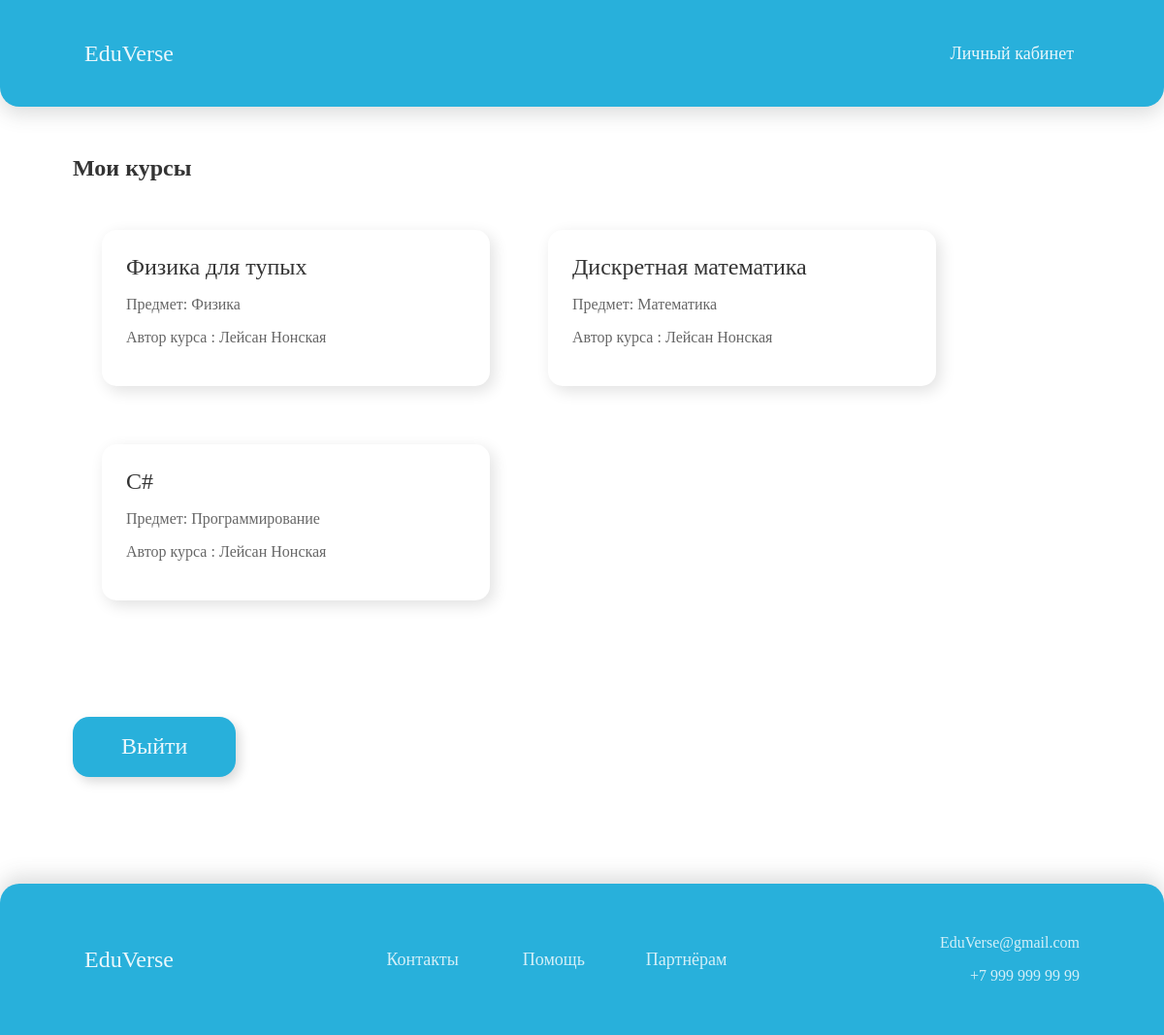
/students/courses/ (signed in), run on an earlier commit of the app's database.
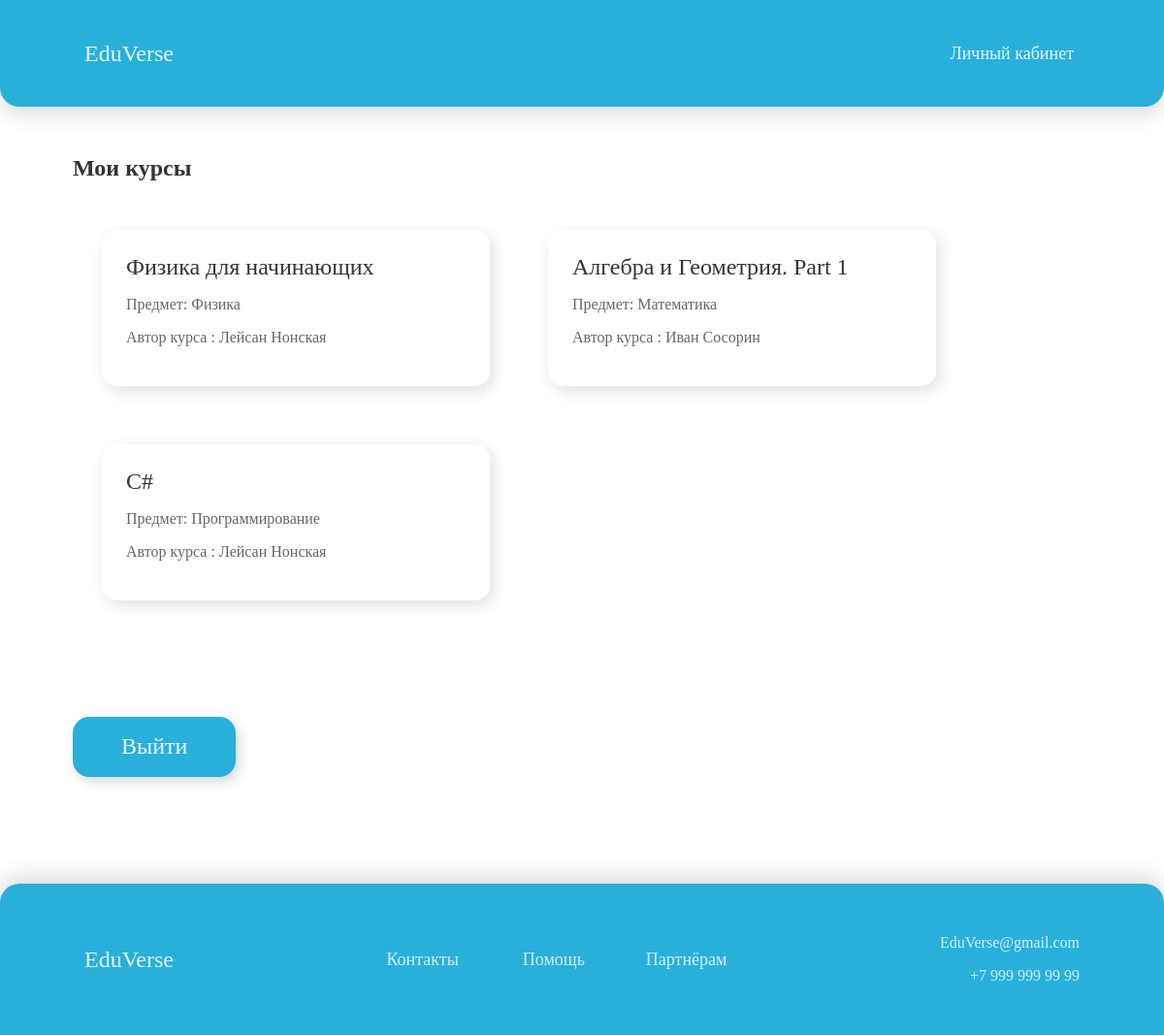
And on a later commit of the database.
### courses/models.py (models this page shows, shortened)
class Course(models.Model):
    owner = models.ForeignKey(User,
                              related_name='courses_created',
                              on_delete=models.CASCADE)
    subject = models.ForeignKey(Subject,
                                related_name='courses',
                                on_delete=models.CASCADE)
    title = models.CharField(max_length=200)
    slug = models.SlugField(max_length=200, unique=True)
    overview = models.TextField()
    created = models.DateTimeField(auto_now_add=True)
    students = models.ManyToManyField(User,
                                      related_name='courses_joined',
                                      blank=True)
    class Meta:
        ordering = ['-created']

class Subject(models.Model):
    title = models.CharField(max_length=200)
    slug = models.SlugField(max_length=200, unique=True)
    class Meta:
        ordering = ['title']
    def __str__(self):
        return self.title

### students/views.py (the view)
class StudentCourseListView(LoginRequiredMixin, ListView):
    model = Course
    template_name = 'students/course/list.html'
    def get_queryset(self):
        qs = super().get_queryset()
        return qs.filter(students__in=[self.request.user])

### students/templates/students/course/list.html (shortened to what this page needs)
{% extends "base.html" %}
{% block content %}
<div class="main_courses_div">
  <h2 style="color: rgba(0,0,0,0.8);">Мои курсы</h2>
<div class="all_courses">
    {% for course in object_list %}
  <div class="course">
      <div class="course-info">
        <a style="margin-bottom: 15px;"class="course_card_title" href='{% url "student_course_detail" course.id %}'>{{ course.title }}</a>
         <p class="course_text">
          Предмет: {{ course.subject }}
        </p>
        <p class="course_text">Автор курса : {{ course.owner.get_full_name }}</p>
      </div>
    </div>
    {% endfor %}
</div>
</div>
<div class="main_courses_div" style="margin-bottom: 50px;">
    <a class="standart_btn" style="height: 28px;margin-top: 30px;margin-bottom: 60px;" href="{% url 'logout' %}">Выйти</a>
</div>
{% endblock %}

### courses/templates/base.html (shortened to what this page needs)
{% load static %}
<!DOCTYPE html>
<html>
  <head>
    <link href="{% static '../static/base.css' %}" rel="stylesheet">
  </head>
    <body>
   <div class="wrapper">
      <div id="header">
        <div id="header_content">
         <a href="/" class="logo">EduVerse</a>
          <div class="menu">
            {% if request.user.is_authenticated %}
            <button class="pop_up"><a class="autoriz" href="/students/courses"><nobr class="autoriz_link">Личный кабинет</nobr></a></button>
            {% else %}
            <button class="pop_up"><a class="autoriz" href="/accounts/login/"><nobr class="autoriz_link">Вход/Регистрация</nobr></a></button>
            {% endif %}
          </div>
        </div>
      </div>
    <div id="content">
      {% block content %}
      {% endblock %}
    </div>
      <div id="footer">
          <div class="footer_container">
              <div class="left">
                  <a href="/" class="logo">EduVerse</a>
              </div>
              <div class="center">
                  <button class="pop_up"><a href="#Contacts" class="popup_link">Контакты</a></button>
                  <button class="pop_up" style="margin-left:50px; margin-right: 47px;"><a href="#Help" class="popup_link">Помощь</a></button>
                  <button class="pop_up"><a href="#Partners" class="popup_link">Партнёрам</a></button>
              </div>
              <div class="right">
                  <p align="right">EduVerse@gmail.com</p>
                  <p align="right">+7 999 999 99 99</p>
              </div>
          </div>
      </div>
   </div>
  </body>
</html>

### courses/static/base.css (style rules this page uses)
.wrapper { min-height: 100%; display: flex; flex-direction: column; }
html { height: 100%; overflow-x: hidden; }
body { height: 100%; margin: 0; font-family: Gilroy-Medium; font-weight: 500; }
a { text-decoration: none; }
#header { display: flex; height: 110px; border-radius: 0px 0px 20px 20px; background: #28B0DB; box-shadow: 0px 8px 20px 0px rgba(66, 71, 71, 0.18); padding-right: 75px; padding-left: 75px; }
#content { flex: 1 1 auto; }
.logo { color: rgba(255,255,255,0.90); font-size: 24px; }
.autoriz { color: rgba(255,255,255,0.90); font-size: 18px; marign-top: 3px; }
#header_content { display: flex; flex-wrap: inherit; align-items: center; justify-content: space-between; --bs-gutter-x: 1.5rem; --bs-gutter-y: 0; width: 100%; padding-right: calc(var(--bs-gutter-x) * .5); padding-left: calc(var(--bs-gutter-x) * .5); margin-right: auto; margin-left: auto; }
.menu { height: 100%; margin-top:87px; }
.pop_up { border: 0; background: rgba(0,0,0,0); color: rgba(255, 255, 255, 0.80); font-size: 18px; font-family: Gilroy; font-style: normal; font-weight: 500; line-height: normal; }
.popup_link { color: rgba(255, 255, 255, 0.80); }
#footer { flex-flow: row wrap; display: flex; bottom: 0; flex: 0 0 auto; height: 156px; border-radius: 20px 20px 0px 0px; background: #28B0DB; box-shadow: 0px -8px 20px 0px rgba(66, 71, 71, 0.18); padding-left: 75px; padding-right: 75px; }
.footer_container { display: flex; flex: 2 1 auto; flex-wrap: wrap; flex-flow: row wrap; width: 100%; align-items: center; justify-content: space-between; --bs-gutter-x: 1.5rem; --bs-gutter-y: 0; padding-right: calc(var(--bs-gutter-x) * .5); padding-left: calc(var(--bs-gutter-x) * .5); margin-right: auto; margin-left: auto; }
left,center,.right { color: rgba(255,255,255,0.8); box-sizing: border-box; }
.main_courses_div { margin-top: 50px; margin-left: 75px; }
.all_courses { flex: 2 1 auto; flex-wrap: wrap; flex-flow: row wrap; display:flex; max-width: 100%; margin-bottom: 60px; }
.course { border-radius: 15px; background: #FFF; box-shadow: 4px 5px 16px 0px rgba(0, 0, 0, 0.12); padding: 25px; display: block; margin: 30px; width: 350px; }
.course_text { color: rgba(0, 0, 0, 0.60); font-family: Gilroy; font-size: 16px; font-style: normal; font-weight: 500; line-height: normal; }
.course_card_title { color: rgba(0, 0, 0, 0.80); font-size: 24px; font-weight: 500; }
.standart_btn { border: 0; border-radius: 17px; background: #28B0DB; height: 62px; box-shadow: 4px 5px 12px 0px rgba(0, 0, 0, 0.15); color: rgba(255, 255, 255, 0.90); font-family: Gilroy; font-size: 24px; font-style: normal; font-weight: 500; line-height: normal; display: inline-flex; padding: 17px 50px; justify-content: center; align-items: center; gap: 10px; transition: all 0.3s ease 0s; }

What changed in the data, as far as the page shows it:
removed Course: title "Физика для тупых", subject "Физика", owner.get_full_name "Лейсан Нонская"
removed Course: title "Дискретная математика", subject "Математика", owner.get_full_name "Лейсан Нонская"
added Course: title "Физика для начинающих", subject "Физика", owner.get_full_name "Лейсан Нонская"
added Course: title "Алгебра и Геометрия. Part 1", subject "Математика", owner.get_full_name "Иван Сосорин"
